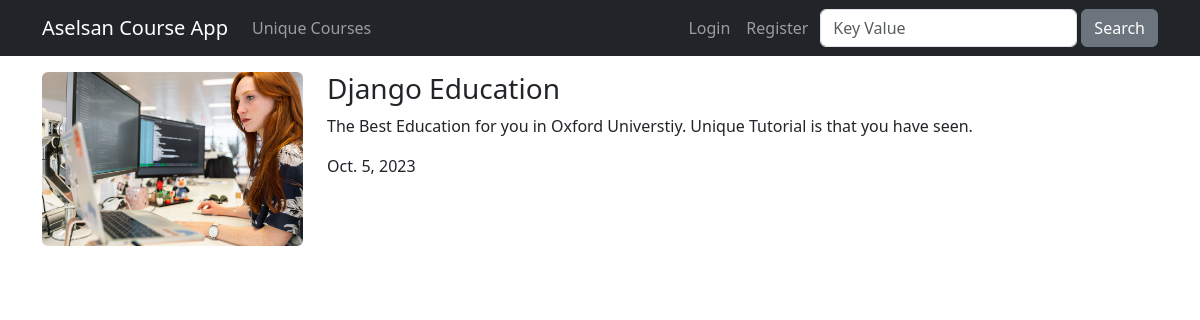
Screenshot of /course/django with the database file from the repository.
### courses/models.py (models this page shows, shortened)
class Course(models.Model):
    title = models.CharField(max_length= 50)
    subtitle = models.CharField(max_length= 100, default="")
    description = RichTextField()
    imageUrl = models.CharField(max_length=50, blank=False)
    date = models.DateField(auto_now=True)
    isActive = models.BooleanField()
    slug = models.SlugField(default="", blank=True, null= False, unique=True, db_index=True)
    category = models.ForeignKey(Category, default=1, on_delete=models.CASCADE)

### courses/views.py (the view)
# urls.py: path('<course_slug>', views.details, name="courseDetail"),
def details(request, course_slug):
    try:
        course = Course.objects.get(slug = course_slug)
    except:
        raise Http404()
    return render(request, 'courses/details.htm',
                  {
                      "course" :  course
                  })

### courses/templates/courses/details.htm (shortened to what this page needs)
{% extends "layout.htm" %}
{% load static %}
{% block content %}
<div class="container mt-3">
    <div class="row">
        <div class="col-3">
            <img class="img-fluid rounded" src="{% static 'courses/img/'|add:course.imageUrl %}" alt="{{ course.title }}">
        </div>
        <div class="col-9">
               <h2 class="h3">{{ course.title }} </h2>
               <p> {{ course.description|safe }} </p>
               <p> {{ course.date }} </p>
        </div>
    </div>
</div>
{% endblock content %}

### rows the page displays
Course: imageUrl (picture), title "Django Education", description "The Best Education for you in Oxford Universtiy. Unique Tutorial is that you have seen.", date "Oct. 5, 2023"
